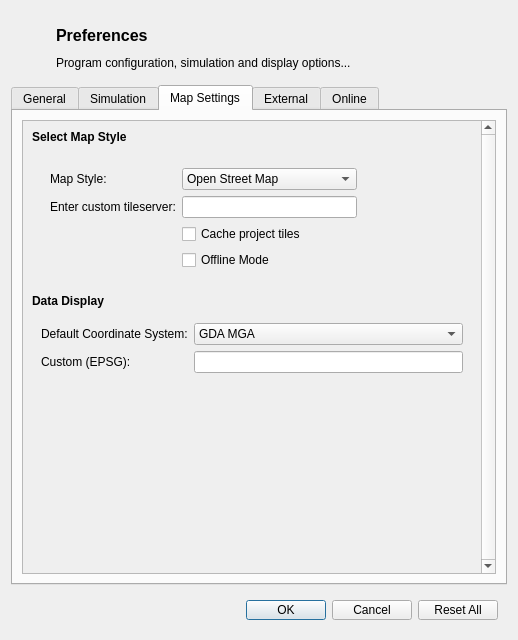
<?xml version="1.0" encoding="UTF-8"?>
<ui version="4.0">
 <class>PreferencesDialog</class>
 <widget class="QDialog" name="PreferencesDialog">
  <property name="geometry">
   <rect>
    <x>0</x>
    <y>0</y>
    <width>518</width>
    <height>640</height>
   </rect>
  </property>
  <property name="windowTitle">
   <string>Preferences</string>
  </property>
  <layout class="QVBoxLayout" name="verticalLayout">
   <item>
    <widget class="QWidget" name="header" native="true">
     <layout class="QGridLayout" name="gridLayout_12">
      <item row="0" column="0">
       <widget class="QLabel" name="title_logo">
        <property name="minimumSize">
         <size>
          <width>30</width>
          <height>30</height>
         </size>
        </property>
        <property name="maximumSize">
         <size>
          <width>30</width>
          <height>30</height>
         </size>
        </property>
        <property name="text">
         <string/>
        </property>
        <property name="pixmap">
         <pixmap resource="graphics/ubeats.qrc">:/icons/Settings-icon (1).png</pixmap>
        </property>
        <property name="scaledContents">
         <bool>true</bool>
        </property>
       </widget>
      </item>
      <item row="0" column="1">
       <widget class="QLabel" name="title">
        <property name="font">
         <font>
          <pointsize>12</pointsize>
          <weight>75</weight>
          <bold>true</bold>
         </font>
        </property>
        <property name="text">
         <string>Preferences</string>
        </property>
       </widget>
      </item>
      <item row="1" column="1">
       <widget class="QLabel" name="subtitle">
        <property name="text">
         <string>Program configuration, simulation and display options...</string>
        </property>
       </widget>
      </item>
     </layout>
    </widget>
   </item>
   <item>
    <widget class="QTabWidget" name="options_tabs">
     <property name="currentIndex">
      <number>2</number>
     </property>
     <widget class="QWidget" name="general_tab">
      <attribute name="title">
       <string>General</string>
      </attribute>
      <layout class="QVBoxLayout" name="verticalLayout_3">
       <item>
        <widget class="QScrollArea" name="general_scrollArea">
         <property name="verticalScrollBarPolicy">
          <enum>Qt::ScrollBarAlwaysOn</enum>
         </property>
         <property name="widgetResizable">
          <bool>true</bool>
         </property>
         <widget class="QWidget" name="general_scrollAreaContents">
          <property name="geometry">
           <rect>
            <x>0</x>
            <y>-118</y>
            <width>457</width>
            <height>577</height>
           </rect>
          </property>
          <layout class="QVBoxLayout" name="verticalLayout_2">
           <item>
            <widget class="QLabel" name="user_details">
             <property name="text">
              <string>&lt;html&gt;&lt;head/&gt;&lt;body&gt;&lt;p&gt;&lt;span style=&quot; font-weight:600;&quot;&gt;User Details&lt;/span&gt;&lt;/p&gt;&lt;/body&gt;&lt;/html&gt;</string>
             </property>
            </widget>
           </item>
           <item>
            <widget class="QWidget" name="user_details_widget" native="true">
             <layout class="QGridLayout" name="gridLayout">
              <item row="1" column="1">
               <widget class="QLineEdit" name="modelleraffil_line"/>
              </item>
              <item row="0" column="0">
               <widget class="QLabel" name="modellername_lbl">
                <property name="text">
                 <string>Default Modeller Name: </string>
                </property>
               </widget>
              </item>
              <item row="0" column="1">
               <widget class="QLineEdit" name="modellername_line"/>
              </item>
              <item row="1" column="0">
               <widget class="QLabel" name="modelleraffil_lbl">
                <property name="text">
                 <string>Default Affiliation:</string>
                </property>
               </widget>
              </item>
              <item row="2" column="0">
               <widget class="QLabel" name="projectlog_lbl">
                <property name="text">
                 <string>Project Log Style:</string>
                </property>
               </widget>
              </item>
              <item row="2" column="1">
               <widget class="QWidget" name="projectlog_widget" native="true">
                <layout class="QHBoxLayout" name="horizontalLayout">
                 <item>
                  <widget class="QRadioButton" name="projectlog_simple">
                   <property name="text">
                    <string>Simplified Log</string>
                   </property>
                  </widget>
                 </item>
                 <item>
                  <widget class="QRadioButton" name="projectlog_compreh">
                   <property name="text">
                    <string>Comprehensive</string>
                   </property>
                  </widget>
                 </item>
                </layout>
               </widget>
              </item>
             </layout>
            </widget>
           </item>
           <item>
            <widget class="QLabel" name="language">
             <property name="text">
              <string>&lt;html&gt;&lt;head/&gt;&lt;body&gt;&lt;p&gt;&lt;span style=&quot; font-weight:600;&quot;&gt;Language Settings&lt;/span&gt;&lt;/p&gt;&lt;/body&gt;&lt;/html&gt;</string>
             </property>
            </widget>
           </item>
           <item>
            <widget class="QLabel" name="language_sub">
             <property name="text">
              <string>&lt;html&gt;&lt;head/&gt;&lt;body&gt;&lt;p&gt;&lt;span style=&quot; font-style:italic;&quot;&gt;(changes will be applied upon restart)&lt;/span&gt;&lt;/p&gt;&lt;/body&gt;&lt;/html&gt;</string>
             </property>
            </widget>
           </item>
           <item>
            <widget class="QWidget" name="language_widget" native="true">
             <layout class="QGridLayout" name="gridLayout_7">
              <item row="1" column="0">
               <widget class="QLabel" name="lang_lbl">
                <property name="text">
                 <string>Interface Language:</string>
                </property>
               </widget>
              </item>
              <item row="1" column="1">
               <widget class="QComboBox" name="lang_combo">
                <property name="currentIndex">
                 <number>1</number>
                </property>
                <item>
                 <property name="text">
                  <string>Deutsch</string>
                 </property>
                </item>
                <item>
                 <property name="text">
                  <string>English</string>
                 </property>
                </item>
                <item>
                 <property name="text">
                  <string>Español</string>
                 </property>
                </item>
                <item>
                 <property name="text">
                  <string>Français</string>
                 </property>
                </item>
                <item>
                 <property name="text">
                  <string>Português</string>
                 </property>
                </item>
                <item>
                 <property name="text">
                  <string>中文</string>
                 </property>
                </item>
                <item>
                 <property name="text">
                  <string>日本語</string>
                 </property>
                </item>
               </widget>
              </item>
             </layout>
            </widget>
           </item>
           <item>
            <widget class="QLabel" name="location">
             <property name="text">
              <string>&lt;html&gt;&lt;head/&gt;&lt;body&gt;&lt;p&gt;&lt;span style=&quot; font-weight:600;&quot;&gt;Location Settings&lt;/span&gt;&lt;/p&gt;&lt;/body&gt;&lt;/html&gt;</string>
             </property>
            </widget>
           </item>
           <item>
            <widget class="QWidget" name="location_widget" native="true">
             <layout class="QGridLayout" name="gridLayout_2">
              <item row="2" column="2">
               <widget class="QLineEdit" name="coords_line">
                <property name="enabled">
                 <bool>false</bool>
                </property>
                <property name="text">
                 <string>lattitude longitude [decimal degrees]</string>
                </property>
               </widget>
              </item>
              <item row="0" column="0">
               <widget class="QLabel" name="location_lbl">
                <property name="text">
                 <string>Default City:</string>
                </property>
               </widget>
              </item>
              <item row="2" column="0">
               <widget class="QLabel" name="coords_lbl">
                <property name="text">
                 <string>Other (enter coordinates):</string>
                </property>
               </widget>
              </item>
              <item row="0" column="2">
               <widget class="QComboBox" name="location_combo">
                <property name="currentIndex">
                 <number>3</number>
                </property>
                <item>
                 <property name="text">
                  <string>Adelaide, Australia</string>
                 </property>
                </item>
                <item>
                 <property name="text">
                  <string>Brisbane, Australia</string>
                 </property>
                </item>
                <item>
                 <property name="text">
                  <string>Innsbruck, Austria</string>
                 </property>
                </item>
                <item>
                 <property name="text">
                  <string>Melbourne, Australia</string>
                 </property>
                </item>
                <item>
                 <property name="text">
                  <string>Nanjing, China</string>
                 </property>
                </item>
                <item>
                 <property name="text">
                  <string>Perth, Australia</string>
                 </property>
                </item>
                <item>
                 <property name="text">
                  <string>San Francisco, USA</string>
                 </property>
                </item>
                <item>
                 <property name="text">
                  <string>Sydney, Australia</string>
                 </property>
                </item>
                <item>
                 <property name="text">
                  <string>Zurich, Switzerland</string>
                 </property>
                </item>
                <item>
                 <property name="text">
                  <string>Other...</string>
                 </property>
                </item>
               </widget>
              </item>
              <item row="1" column="0">
               <widget class="QLabel" name="location_lbl2">
                <property name="text">
                 <string>&lt;html&gt;&lt;head/&gt;&lt;body&gt;&lt;p&gt;&lt;span style=&quot; font-style:italic;&quot;&gt;(select closest city)&lt;/span&gt;&lt;/p&gt;&lt;/body&gt;&lt;/html&gt;</string>
                </property>
               </widget>
              </item>
             </layout>
            </widget>
           </item>
           <item>
            <widget class="QLabel" name="path">
             <property name="text">
              <string>&lt;html&gt;&lt;head/&gt;&lt;body&gt;&lt;p&gt;&lt;span style=&quot; font-weight:600;&quot;&gt;Path Settings&lt;/span&gt;&lt;/p&gt;&lt;/body&gt;&lt;/html&gt;</string>
             </property>
            </widget>
           </item>
           <item>
            <widget class="QWidget" name="path_widget" native="true">
             <layout class="QGridLayout" name="gridLayout_3">
              <item row="0" column="1">
               <widget class="QLineEdit" name="projpath_line"/>
              </item>
              <item row="1" column="0">
               <widget class="QLabel" name="temppath_lbl">
                <property name="text">
                 <string>Temp Directory:</string>
                </property>
               </widget>
              </item>
              <item row="0" column="0">
               <widget class="QLabel" name="projpath_lbl">
                <property name="text">
                 <string>Default Project Path:</string>
                </property>
               </widget>
              </item>
              <item row="0" column="2">
               <widget class="QPushButton" name="projpath_button">
                <property name="text">
                 <string>Change...</string>
                </property>
               </widget>
              </item>
              <item row="1" column="1">
               <widget class="QLineEdit" name="temppath_line"/>
              </item>
              <item row="1" column="2">
               <widget class="QPushButton" name="temppath_button">
                <property name="text">
                 <string>Change...</string>
                </property>
               </widget>
              </item>
              <item row="2" column="1">
               <widget class="QCheckBox" name="temppath_check">
                <property name="text">
                 <string>Use Windows Default Temp Directory</string>
                </property>
               </widget>
              </item>
             </layout>
            </widget>
           </item>
           <item>
            <widget class="QLabel" name="appearance">
             <property name="text">
              <string>&lt;html&gt;&lt;head/&gt;&lt;body&gt;&lt;p&gt;&lt;span style=&quot; font-weight:600;&quot;&gt;Text Appearance&lt;/span&gt;&lt;/p&gt;&lt;/body&gt;&lt;/html&gt;</string>
             </property>
            </widget>
           </item>
           <item>
            <widget class="QWidget" name="appearance_widget" native="true">
             <layout class="QGridLayout" name="gridLayout_4">
              <item row="3" column="1">
               <widget class="QComboBox" name="consolets_combo">
                <property name="minimumSize">
                 <size>
                  <width>0</width>
                  <height>0</height>
                 </size>
                </property>
                <property name="maximumSize">
                 <size>
                  <width>100</width>
                  <height>16777215</height>
                 </size>
                </property>
                <item>
                 <property name="text">
                  <string>Black</string>
                 </property>
                 <property name="icon">
                  <iconset resource="graphics/ubeats.qrc">
                   <normaloff>:/colors/colours/black_hex000000.png</normaloff>:/colors/colours/black_hex000000.png</iconset>
                 </property>
                </item>
                <item>
                 <property name="text">
                  <string>Teal</string>
                 </property>
                 <property name="icon">
                  <iconset resource="graphics/ubeats.qrc">
                   <normaloff>:/colors/colours/teal_hex255255.png</normaloff>:/colors/colours/teal_hex255255.png</iconset>
                 </property>
                </item>
               </widget>
              </item>
              <item row="4" column="1">
               <widget class="QComboBox" name="error_combo">
                <property name="maximumSize">
                 <size>
                  <width>100</width>
                  <height>16777215</height>
                 </size>
                </property>
                <item>
                 <property name="text">
                  <string>Black</string>
                 </property>
                 <property name="icon">
                  <iconset resource="graphics/ubeats.qrc">
                   <normaloff>:/colors/colours/black_hex000000.png</normaloff>:/colors/colours/black_hex000000.png</iconset>
                 </property>
                </item>
                <item>
                 <property name="text">
                  <string>Teal</string>
                 </property>
                 <property name="icon">
                  <iconset resource="graphics/ubeats.qrc">
                   <normaloff>:/colors/colours/teal_hex255255.png</normaloff>:/colors/colours/teal_hex255255.png</iconset>
                 </property>
                </item>
               </widget>
              </item>
              <item row="1" column="0">
               <widget class="QLabel" name="bodytext_lbl">
                <property name="text">
                 <string>Body Text Colour:</string>
                </property>
               </widget>
              </item>
              <item row="1" column="1">
               <widget class="QComboBox" name="bodytext_combo">
                <property name="maximumSize">
                 <size>
                  <width>100</width>
                  <height>16777215</height>
                 </size>
                </property>
                <item>
                 <property name="text">
                  <string>Black</string>
                 </property>
                 <property name="icon">
                  <iconset resource="graphics/ubeats.qrc">
                   <normaloff>:/colors/colours/black_hex000000.png</normaloff>:/colors/colours/black_hex000000.png</iconset>
                 </property>
                </item>
                <item>
                 <property name="text">
                  <string>Teal</string>
                 </property>
                 <property name="icon">
                  <iconset resource="graphics/ubeats.qrc">
                   <normaloff>:/colors/colours/teal_hex255255.png</normaloff>:/colors/colours/teal_hex255255.png</iconset>
                 </property>
                </item>
               </widget>
              </item>
              <item row="3" column="0">
               <widget class="QLabel" name="consolets_lbl">
                <property name="text">
                 <string>Console Timestamp Text:</string>
                </property>
               </widget>
              </item>
              <item row="4" column="0">
               <widget class="QLabel" name="error_lbl">
                <property name="text">
                 <string>Errors and Warnings Text:</string>
                </property>
               </widget>
              </item>
              <item row="1" column="2">
               <spacer name="horizontalSpacer">
                <property name="orientation">
                 <enum>Qt::Horizontal</enum>
                </property>
                <property name="sizeHint" stdset="0">
                 <size>
                  <width>40</width>
                  <height>20</height>
                 </size>
                </property>
               </spacer>
              </item>
             </layout>
            </widget>
           </item>
           <item>
            <spacer name="verticalSpacer">
             <property name="orientation">
              <enum>Qt::Vertical</enum>
             </property>
             <property name="sizeHint" stdset="0">
              <size>
               <width>20</width>
               <height>40</height>
              </size>
             </property>
            </spacer>
           </item>
          </layout>
         </widget>
        </widget>
       </item>
      </layout>
     </widget>
     <widget class="QWidget" name="simulation_tab">
      <attribute name="title">
       <string>Simulation</string>
      </attribute>
      <layout class="QVBoxLayout" name="verticalLayout_4">
       <item>
        <widget class="QScrollArea" name="simulation_scrollArea">
         <property name="verticalScrollBarPolicy">
          <enum>Qt::ScrollBarAlwaysOn</enum>
         </property>
         <property name="widgetResizable">
          <bool>true</bool>
         </property>
         <widget class="QWidget" name="simulation_scrollAreaContents">
          <property name="geometry">
           <rect>
            <x>0</x>
            <y>0</y>
            <width>457</width>
            <height>459</height>
           </rect>
          </property>
          <layout class="QVBoxLayout" name="verticalLayout_6">
           <item>
            <widget class="QLabel" name="iterations">
             <property name="text">
              <string>&lt;html&gt;&lt;head/&gt;&lt;body&gt;&lt;p&gt;&lt;span style=&quot; font-weight:600;&quot;&gt;Iterative Calculations&lt;/span&gt;&lt;/p&gt;&lt;/body&gt;&lt;/html&gt;</string>
             </property>
            </widget>
           </item>
           <item>
            <widget class="QWidget" name="iterations_widget" native="true">
             <layout class="QGridLayout" name="gridLayout_5">
              <item row="1" column="0">
               <widget class="QLabel" name="tolerance_lbl">
                <property name="text">
                 <string>Global Tolerance Level for Convergence:</string>
                </property>
               </widget>
              </item>
              <item row="0" column="0">
               <widget class="QLabel" name="numiter_lbl">
                <property name="text">
                 <string>Maximum number of Technology Iterations:</string>
                </property>
               </widget>
              </item>
              <item row="0" column="1">
               <widget class="QSpinBox" name="numiter_spin">
                <property name="suffix">
                 <string/>
                </property>
                <property name="minimum">
                 <number>1000</number>
                </property>
                <property name="maximum">
                 <number>100000</number>
                </property>
                <property name="singleStep">
                 <number>1000</number>
                </property>
               </widget>
              </item>
              <item row="1" column="1">
               <widget class="QDoubleSpinBox" name="tolerance_spin">
                <property name="prefix">
                 <string/>
                </property>
                <property name="suffix">
                 <string>%</string>
                </property>
                <property name="decimals">
                 <number>2</number>
                </property>
                <property name="minimum">
                 <double>0.010000000000000</double>
                </property>
                <property name="maximum">
                 <double>5.000000000000000</double>
                </property>
                <property name="singleStep">
                 <double>0.010000000000000</double>
                </property>
               </widget>
              </item>
              <item row="0" column="2">
               <spacer name="horizontalSpacer_2">
                <property name="orientation">
                 <enum>Qt::Horizontal</enum>
                </property>
                <property name="sizeHint" stdset="0">
                 <size>
                  <width>40</width>
                  <height>20</height>
                 </size>
                </property>
               </spacer>
              </item>
             </layout>
            </widget>
           </item>
           <item>
            <widget class="QLabel" name="modeldecisions">
             <property name="text">
              <string>&lt;html&gt;&lt;head/&gt;&lt;body&gt;&lt;p&gt;&lt;span style=&quot; font-weight:600;&quot;&gt;Model Selection Heuristics&lt;/span&gt;&lt;/p&gt;&lt;/body&gt;&lt;/html&gt;</string>
             </property>
            </widget>
           </item>
           <item>
            <widget class="QLabel" name="modeldecisions_sub">
             <property name="text">
              <string>&lt;html&gt;&lt;head/&gt;&lt;body&gt;&lt;p&gt;&lt;span style=&quot; font-style:italic;&quot;&gt;Define default choices that the model should make when...&lt;/span&gt;&lt;/p&gt;&lt;/body&gt;&lt;/html&gt;</string>
             </property>
            </widget>
           </item>
           <item>
            <widget class="QWidget" name="modeldecisions_widget" native="true">
             <layout class="QGridLayout" name="gridLayout_6">
              <item row="1" column="0">
               <widget class="QLabel" name="decision_lbl">
                <property name="text">
                 <string>No suitable options are found:</string>
                </property>
               </widget>
              </item>
              <item row="1" column="1">
               <widget class="QComboBox" name="decision_combo">
                <item>
                 <property name="text">
                  <string>Pick the closest options</string>
                 </property>
                </item>
                <item>
                 <property name="text">
                  <string>Pick random options</string>
                 </property>
                </item>
                <item>
                 <property name="text">
                  <string>Do not pick options</string>
                 </property>
                </item>
               </widget>
              </item>
             </layout>
            </widget>
           </item>
           <item>
            <spacer name="verticalSpacer_2">
             <property name="orientation">
              <enum>Qt::Vertical</enum>
             </property>
             <property name="sizeHint" stdset="0">
              <size>
               <width>20</width>
               <height>40</height>
              </size>
             </property>
            </spacer>
           </item>
          </layout>
         </widget>
        </widget>
       </item>
      </layout>
     </widget>
     <widget class="QWidget" name="mapsettings_tab">
      <attribute name="title">
       <string>Map Settings</string>
      </attribute>
      <layout class="QVBoxLayout" name="verticalLayout_9">
       <item>
        <widget class="QScrollArea" name="mapsettings_scrollArea">
         <property name="verticalScrollBarPolicy">
          <enum>Qt::ScrollBarAlwaysOn</enum>
         </property>
         <property name="widgetResizable">
          <bool>true</bool>
         </property>
         <widget class="QWidget" name="mapsettings_scrollAreaContents">
          <property name="geometry">
           <rect>
            <x>0</x>
            <y>0</y>
            <width>457</width>
            <height>459</height>
           </rect>
          </property>
          <layout class="QVBoxLayout" name="verticalLayout_7">
           <item>
            <widget class="QLabel" name="mapstyle">
             <property name="text">
              <string>&lt;html&gt;&lt;head/&gt;&lt;body&gt;&lt;p&gt;&lt;span style=&quot; font-weight:600;&quot;&gt;Select Map Style&lt;/span&gt;&lt;/p&gt;&lt;/body&gt;&lt;/html&gt;</string>
             </property>
            </widget>
           </item>
           <item>
            <widget class="QWidget" name="mapstyle_widget" native="true">
             <layout class="QHBoxLayout" name="horizontalLayout_3">
              <item>
               <widget class="QWidget" name="mapstyle_subwidget" native="true">
                <layout class="QGridLayout" name="gridLayout_8">
                 <item row="2" column="2">
                  <widget class="QCheckBox" name="cache_check">
                   <property name="text">
                    <string>Cache project tiles</string>
                   </property>
                  </widget>
                 </item>
                 <item row="0" column="2">
                  <widget class="QComboBox" name="mapstyle_combo">
                   <property name="currentIndex">
                    <number>2</number>
                   </property>
                   <item>
                    <property name="text">
                     <string>CartoDB</string>
                    </property>
                   </item>
                   <item>
                    <property name="text">
                     <string>ESRI World</string>
                    </property>
                   </item>
                   <item>
                    <property name="text">
                     <string>Open Street Map</string>
                    </property>
                   </item>
                   <item>
                    <property name="text">
                     <string>Stamen (Toner)</string>
                    </property>
                   </item>
                   <item>
                    <property name="text">
                     <string>Stamen (Terrain)</string>
                    </property>
                   </item>
                  </widget>
                 </item>
                 <item row="1" column="0" colspan="2">
                  <widget class="QLabel" name="tileserver_lbl">
                   <property name="text">
                    <string>Enter custom tileserver:</string>
                   </property>
                  </widget>
                 </item>
                 <item row="0" column="0">
                  <widget class="QLabel" name="mapstyle_lbl">
                   <property name="text">
                    <string>Map Style:</string>
                   </property>
                  </widget>
                 </item>
                 <item row="1" column="2">
                  <widget class="QLineEdit" name="tileserver_line"/>
                 </item>
                 <item row="3" column="2">
                  <widget class="QCheckBox" name="offline_check">
                   <property name="text">
                    <string>Offline Mode</string>
                   </property>
                  </widget>
                 </item>
                </layout>
               </widget>
              </item>
              <item>
               <widget class="QLabel" name="mapstyle_pic">
                <property name="minimumSize">
                 <size>
                  <width>91</width>
                  <height>110</height>
                 </size>
                </property>
                <property name="text">
                 <string/>
                </property>
                <property name="pixmap">
                 <pixmap resource="graphics/ubeats.qrc">:/media/map templates/mt_osm.png</pixmap>
                </property>
               </widget>
              </item>
             </layout>
            </widget>
           </item>
           <item>
            <widget class="QLabel" name="datadisplay">
             <property name="text">
              <string>&lt;html&gt;&lt;head/&gt;&lt;body&gt;&lt;p&gt;&lt;span style=&quot; font-weight:600;&quot;&gt;Data Display&lt;/span&gt;&lt;/p&gt;&lt;/body&gt;&lt;/html&gt;</string>
             </property>
            </widget>
           </item>
           <item>
            <widget class="QWidget" name="datadisplay_widget" native="true">
             <layout class="QGridLayout" name="gridLayout_9">
              <item row="1" column="0">
               <widget class="QLabel" name="coords_lbl_2">
                <property name="text">
                 <string>Default Coordinate System:</string>
                </property>
               </widget>
              </item>
              <item row="1" column="1">
               <widget class="QComboBox" name="coords_combo">
                <property name="currentIndex">
                 <number>0</number>
                </property>
                <item>
                 <property name="text">
                  <string>GDA MGA</string>
                 </property>
                </item>
                <item>
                 <property name="text">
                  <string>Universal Transverse Mercator (UTM)</string>
                 </property>
                </item>
                <item>
                 <property name="text">
                  <string>Other...</string>
                 </property>
                </item>
               </widget>
              </item>
              <item row="2" column="0">
               <widget class="QLabel" name="epsg_lbl">
                <property name="text">
                 <string>Custom (EPSG):</string>
                </property>
               </widget>
              </item>
              <item row="2" column="1">
               <widget class="QLineEdit" name="epsg_line"/>
              </item>
             </layout>
            </widget>
           </item>
           <item>
            <spacer name="verticalSpacer_3">
             <property name="orientation">
              <enum>Qt::Vertical</enum>
             </property>
             <property name="sizeHint" stdset="0">
              <size>
               <width>20</width>
               <height>40</height>
              </size>
             </property>
            </spacer>
           </item>
          </layout>
         </widget>
        </widget>
       </item>
      </layout>
     </widget>
     <widget class="QWidget" name="external_tab">
      <attribute name="title">
       <string>External</string>
      </attribute>
      <layout class="QVBoxLayout" name="verticalLayout_5">
       <item>
        <widget class="QScrollArea" name="external_scrollArea">
         <property name="verticalScrollBarPolicy">
          <enum>Qt::ScrollBarAlwaysOn</enum>
         </property>
         <property name="widgetResizable">
          <bool>true</bool>
         </property>
         <widget class="QWidget" name="external_scrollAreaContents">
          <property name="geometry">
           <rect>
            <x>0</x>
            <y>0</y>
            <width>457</width>
            <height>459</height>
           </rect>
          </property>
          <layout class="QVBoxLayout" name="verticalLayout_8">
           <item>
            <widget class="QLabel" name="externalprograms">
             <property name="text">
              <string>&lt;html&gt;&lt;head/&gt;&lt;body&gt;&lt;p&gt;&lt;span style=&quot; font-weight:600;&quot;&gt;External Programs&lt;/span&gt;&lt;/p&gt;&lt;/body&gt;&lt;/html&gt;</string>
             </property>
            </widget>
           </item>
           <item>
            <widget class="QWidget" name="externalprograms_2" native="true">
             <layout class="QGridLayout" name="gridLayout_10">
              <item row="2" column="2">
               <widget class="QPushButton" name="musicpath_button">
                <property name="text">
                 <string>Set...</string>
                </property>
               </widget>
              </item>
              <item row="0" column="1">
               <widget class="QLineEdit" name="epanetpath_line"/>
              </item>
              <item row="0" column="2">
               <widget class="QPushButton" name="epanetpath_button">
                <property name="text">
                 <string>Set...</string>
                </property>
               </widget>
              </item>
              <item row="2" column="0">
               <widget class="QLabel" name="musicpath_lbl">
                <property name="text">
                 <string>eWater MUSIC path:</string>
                </property>
               </widget>
              </item>
              <item row="0" column="0">
               <widget class="QLabel" name="epanetpath_lbl">
                <property name="text">
                 <string>EPANET2 path:</string>
                </property>
               </widget>
              </item>
              <item row="2" column="1">
               <widget class="QLineEdit" name="musicpath_line"/>
              </item>
              <item row="1" column="0">
               <widget class="QLabel" name="swmmpath_lbl">
                <property name="text">
                 <string>SWMM path:</string>
                </property>
               </widget>
              </item>
              <item row="1" column="1">
               <widget class="QLineEdit" name="swmmpath_line"/>
              </item>
              <item row="1" column="2">
               <widget class="QPushButton" name="swmmpath_button">
                <property name="text">
                 <string>Set...</string>
                </property>
               </widget>
              </item>
             </layout>
            </widget>
           </item>
           <item>
            <spacer name="verticalSpacer_4">
             <property name="orientation">
              <enum>Qt::Vertical</enum>
             </property>
             <property name="sizeHint" stdset="0">
              <size>
               <width>20</width>
               <height>314</height>
              </size>
             </property>
            </spacer>
           </item>
          </layout>
         </widget>
        </widget>
       </item>
      </layout>
     </widget>
     <widget class="QWidget" name="online_tab">
      <attribute name="title">
       <string>Online</string>
      </attribute>
      <layout class="QVBoxLayout" name="verticalLayout_11">
       <item>
        <widget class="QScrollArea" name="online_scrollArea">
         <property name="verticalScrollBarPolicy">
          <enum>Qt::ScrollBarAlwaysOn</enum>
         </property>
         <property name="widgetResizable">
          <bool>true</bool>
         </property>
         <widget class="QWidget" name="online_scrollAreaContents">
          <property name="geometry">
           <rect>
            <x>0</x>
            <y>0</y>
            <width>457</width>
            <height>459</height>
           </rect>
          </property>
          <layout class="QVBoxLayout" name="verticalLayout_10">
           <item>
            <widget class="QLabel" name="comingsoon">
             <property name="text">
              <string>&lt;html&gt;&lt;head/&gt;&lt;body&gt;&lt;p&gt;&lt;span style=&quot; font-weight:600;&quot;&gt;Coming Soon...&lt;/span&gt;&lt;/p&gt;&lt;/body&gt;&lt;/html&gt;</string>
             </property>
            </widget>
           </item>
           <item>
            <widget class="QWidget" name="comingsoon_widget" native="true">
             <layout class="QGridLayout" name="gridLayout_11">
              <item row="0" column="0">
               <widget class="QLabel" name="comingsoon_lbl">
                <property name="text">
                 <string>Features coming soon</string>
                </property>
               </widget>
              </item>
             </layout>
            </widget>
           </item>
           <item>
            <spacer name="verticalSpacer_5">
             <property name="orientation">
              <enum>Qt::Vertical</enum>
             </property>
             <property name="sizeHint" stdset="0">
              <size>
               <width>20</width>
               <height>343</height>
              </size>
             </property>
            </spacer>
           </item>
          </layout>
         </widget>
        </widget>
       </item>
      </layout>
     </widget>
    </widget>
   </item>
   <item>
    <widget class="QWidget" name="footer" native="true">
     <property name="minimumSize">
      <size>
       <width>0</width>
       <height>38</height>
      </size>
     </property>
     <property name="maximumSize">
      <size>
       <width>16777215</width>
       <height>38</height>
      </size>
     </property>
     <layout class="QHBoxLayout" name="horizontalLayout_2">
      <item>
       <widget class="QDialogButtonBox" name="buttonBox">
        <property name="orientation">
         <enum>Qt::Horizontal</enum>
        </property>
        <property name="standardButtons">
         <set>QDialogButtonBox::Cancel|QDialogButtonBox::Ok</set>
        </property>
       </widget>
      </item>
      <item>
       <widget class="QPushButton" name="reset_button">
        <property name="text">
         <string>Reset All</string>
        </property>
       </widget>
      </item>
     </layout>
    </widget>
   </item>
  </layout>
 </widget>
 <tabstops>
  <tabstop>buttonBox</tabstop>
  <tabstop>reset_button</tabstop>
  <tabstop>general_scrollArea</tabstop>
  <tabstop>simulation_scrollArea</tabstop>
 </tabstops>
 <resources>
  <include location="graphics/ubeats.qrc"/>
 </resources>
 <connections>
  <connection>
   <sender>buttonBox</sender>
   <signal>accepted()</signal>
   <receiver>PreferencesDialog</receiver>
   <slot>accept()</slot>
   <hints>
    <hint type="sourcelabel">
     <x>248</x>
     <y>254</y>
    </hint>
    <hint type="destinationlabel">
     <x>157</x>
     <y>274</y>
    </hint>
   </hints>
  </connection>
  <connection>
   <sender>buttonBox</sender>
   <signal>rejected()</signal>
   <receiver>PreferencesDialog</receiver>
   <slot>reject()</slot>
   <hints>
    <hint type="sourcelabel">
     <x>316</x>
     <y>260</y>
    </hint>
    <hint type="destinationlabel">
     <x>286</x>
     <y>274</y>
    </hint>
   </hints>
  </connection>
 </connections>
</ui>
